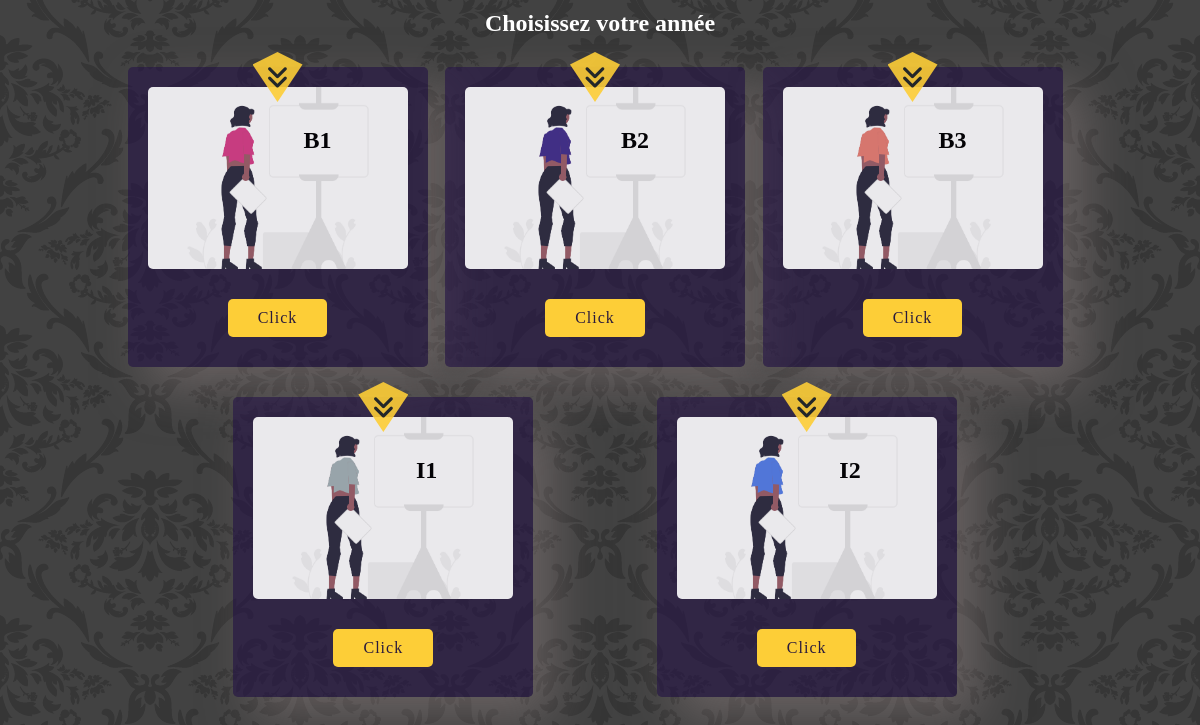
The app's page /epsi/ with its own data.
### epsi/models.py (models this page shows, shortened)
class Grade(models.Model):
    idx = models.AutoField(primary_key=True)
    grade = models.CharField(max_length=10)
    grade_code = models.IntegerField(default='1')
    class Meta:
        verbose_name_plural = "Grade"

### epsi/views.py (the view)
# urls.py: path('',views.index, name='index2'),
def index(request):
    grade = Grade.objects.all
    context = {'grade' : grade}
    return render(request, "survey/select1.html", context)

### epsi/templates/survey/select1.html
{% extends 'base.html' %}
{% load static%}
{% block content %}
    <section class="grade">
        <h1>Choisissez votre année</h1>
        <div class="cards">
            {% for results in grade %}
            <div class="card">
                <div class="grade_select card{{results.grade_code}}">
                    <h2>{{results.grade}}</h2>
                </div>
                <div class="rhombus">
                    <i class="fas fa-angle-double-down"></i>
                </div>
                <div>
                    <a href="{% url 'grade' results.grade %}" class="button">
                        <span>
                            Click
                        </span>
                    </a>
                </div>
            </div>
            {%endfor%}
    </section>
{% endblock %}

### static/style.css (style rules this page uses)
:root { --color-red: #d83f87; --color-light-black: #2a1b3d; --color-purple: #44318d; --color-light-purple: #e98074; --color-dark-green: #a4b3b6; --color-skyblue: #e4f1f9; --color-gray: #e4e2e9; --color-black: #222629; --color-white: white; --color-epsi-main: 39, 21, 73; --color-epsi-second: 253, 206, 55; --color-shadow: 143, 129, 129; }
* { box-sizing:border-box; }
html, body { margin: 0; padding: 0; background-image: url("pattern1.png"); background-attachment: fixed; }
.grade, .cours { margin: 0 10%; }
.grade h1, .cours h1 { text-align: center; margin: 10px; color: var(--color-white); }
.grade_select, .cours_select { border-radius: 5px; opacity: 0.9; }
.cards { display: flex; justify-content: space-evenly; flex-wrap: wrap; }
.card { position: relative; text-align: center; width: 300px; height: 300px; background: rgba(39, 21, 73, 0.6); border-radius: 5px; padding: 20px; margin: 20px 10px 10px 0px; box-shadow: 20px 20px 50px rgba(143, 129, 129, 0.5); }
.rhombus { position: absolute; display: flex; top: -5%; left: 50%; transform: translate(-50%); width: 50px; height: 50px; background-color: rgba(var(--color-epsi-second), 0.9); -webkit-clip-path: polygon(50% 0%, 100% 25%, 50% 100%, 0 25%); clip-path: polygon(50% 0%, 100% 25%, 50% 100%, 0 25%); color: var(--color-black); font-size: 25px; justify-content: center; align-items: center; }
.button { position: relative; background-color: rgba(253, 206, 55, 1); border-radius: 5px; border: 0px; display: inline-flex; padding: 10px 30px; text-decoration: none; letter-spacing: 1px; overflow: hidden; }
.button::before { content: ""; position: absolute; top: 0; left: 0; transform: translate(-50%, -50%); width: 0px; height: 0px; border-radius: 50%; background: white; transition: width 0.5s, height 0.5s; }
.button span { color: #2a1b3d; position: relative; z-index: 1; }
.grade_select { padding: 10px; background-color: #e4e2e9; height: 70%; margin-bottom: 30px; line-height: 196px; }
.card .grade_select h2 { position: absolute; top: -15%; right: 32%; }
.grade_select.card1 { background-image: url("canvas1.png"); background-position: center; background-repeat: no-repeat; background-size: cover; }
.grade_select.card2 { background-image: url("canvas2.png"); background-position: center; background-repeat: no-repeat; background-size: cover; }
.grade_select.card3 { background-image: url("canvas3.png"); background-position: center; background-repeat: no-repeat; background-size: cover; }
.grade_select.card4 { background-image: url("canvas4.png"); background-position: center; background-repeat: no-repeat; background-size: cover; }
.grade_select.card5 { background-image: url("canvas5.png"); background-position: center; background-repeat: no-repeat; background-size: cover; }

### records on screen
Grade: shows a picture, grade "B1"
Grade: shows a picture, grade "B2"
Grade: shows a picture, grade "B3"
Grade: shows a picture, grade "I1"
Grade: shows a picture, grade "I2"
